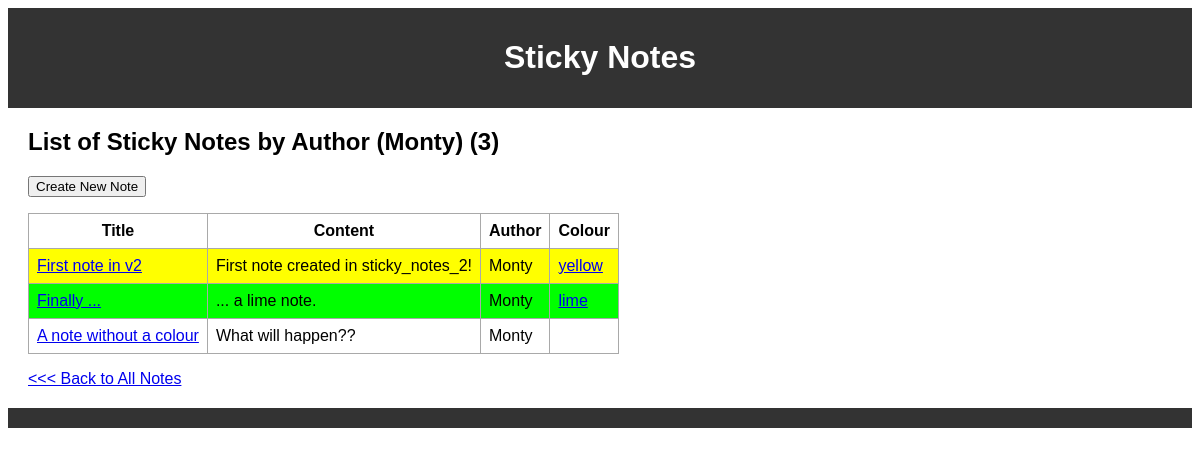
The app's page /who/Monty/ with its own data.
### sticky_notes_2_app/models.py (models this page shows, shortened)
class Author(models.Model):
    name = models.CharField(max_length=255)
    def __str__(self):
        return self.name

class Note(models.Model):
    title = models.CharField(max_length=255)
    content = models.TextField()
    created_at = models.DateTimeField(auto_now_add=True)
    author = models.ForeignKey('Author', on_delete=models.CASCADE,
                               null=True, blank=True)
    colour = models.ForeignKey('Colour', on_delete=models.CASCADE,
                               null=True, blank=True)

class Colour(models.Model):
    colour_name = models.CharField(max_length=255)
    def __str__(self):
        return self.colour_name

### sticky_notes_2_app/views.py (the view)
# urls.py: path('who/<str:author>/', note_list_by_author, name='note_list_by_author'),
def note_list_by_author(request, author):
    author = get_object_or_404(Author, name=author)
    notes_by_author = Note.objects.filter(author=author.id)
    count_by_author = Note.objects.filter(author=author.id).count()
    context = {
        'author_name': author.name,
        'notes_by_author': notes_by_author,
        'count_by_author': count_by_author,
        'page_title': 'List of Sticky Notes by Author',
    }
    return render(request, 'notes/note_list_by_author.html', context)

### sticky_notes_2_app/templates/notes/note_list_by_author.html (shortened to what this page needs)
{% extends 'base.html' %}
{% block content %}
    <h2>{{ page_title }} ({{ author_name }}) ({{ count_by_author }})</h2>
    <a href="{% url 'note_create' %}"><button>Create New Note</button></a>
    <table>
        <tr>
            <th>Title</th>
            <th>Content</th>
            <th>Author</th>
            <th>Colour</th>
        </tr>
        {% for note in notes_by_author %}
            <tr style="background-color:{{ note.colour }};">
                <td><a href="{% url 'note_detail' pk=note.pk %}">{{ note.title }}</a></td>
                <td>{{ note.content }}</td>
                <td>{{ note.author }}</td>
                <td><a href="{% url 'note_list_by_colour' colour=note.colour %}">{% if note.colour is not null %}{{ note.colour }}{% endif %}</a></td>
            </tr>
        {% endfor %}
    </table>
    <a href="{% url 'note_list' %}"> <<< Back to All Notes</a>
{% endblock %}

### sticky_notes_2_app/static/notes/styles.css (style rules this page uses)
body { font-family: 'Calibri', 'Arial', sans-serif; }

### sticky_notes_2_app/templates/base.html (style rules this page uses)
table, th, td { border: 1px solid darkgray; border-collapse: collapse; padding: 1vh; }
button { margin-right: 5px; }

### records on screen
Author: name "Monty"
Note: title "First note in v2", content "First note created in sticky_notes_2!", author "Monty", colour "yellow"
Note: title "Finally ...", content "... a lime note.", author "Monty", colour "lime"
Note: title "A note without a colour", content "What will happen??", author "Monty"

### other values on screen
{{ page_title }} "List of Sticky Notes by Author"
{{ count_by_author }} "3"
